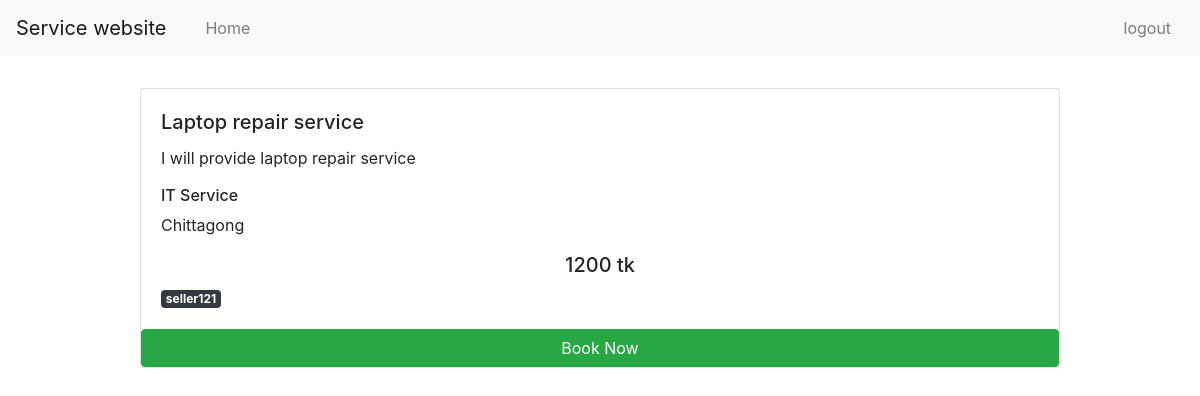
/service/singleservice/1, run on the app's committed database.
### service/models.py (models this page shows)
class Sheba(models.Model):
    user = models.ForeignKey(User,on_delete=models.CASCADE)
    servicecategory =(
        ('IT Service','IT Service'),
        ('Cleaning Service','Cleaning Service'),
        ('Electric Service','Electric Service'),
        ('others','others'),
    )
    servicelocation=(
        ('Dhaka','Dhaka'),
        ('Chittagong','Chattagram')
    )
    servicetitle = models.CharField(max_length=100)
    servicedetails = models.CharField(max_length=100)
    servicecategory = models.CharField(max_length=100,choices=servicecategory,default='service1')
    serviceprice = models.IntegerField(max_length=100)
    servicelocation = models.CharField(max_length=10,choices=servicelocation,default='Dhaka')
    featureservice = models.BooleanField(default=False)

### account/models.py (models this page shows)
class User(AbstractUser):
    is_admin = models.BooleanField('Is admin', default=False)
    is_buyer= models.BooleanField('Is buyer', default=False)
    is_seller =models.BooleanField('Is seller', default=False)

### service/views.py (the view)
# urls.py: path('singleservice/<int:id>', views.singleservice),
def singleservice(request,id):
        value = Sheba.objects.get(pk=id)
        return render(request,'service/singleservice.html',{"value":value})

### templates/service/singleservice.html (shortened to what this page needs)
<!doctype html>
<html lang="en">
  <head>
    <link rel="stylesheet" href="https://cdn.jsdelivr.net/npm/bootstrap@4.0.0/dist/css/bootstrap.min.css">
  </head>
  <body>
    <nav class="navbar navbar-expand-lg navbar-light bg-light">
      <a class="navbar-brand" href="#">Service website</a>
      <div class="collapse navbar-collapse" id="navbarNav">
          <div class="col-md-11">
              <ul class="navbar-nav">
                  <li class="nav-item">
                      <a class="nav-link" href="{% url 'buyerdashboard' %}">Home</a>
                    </li>
                </ul>
          </div>
          <div class="col-md-1">
              <ul class="navbar-nav">
                  <li class="nav-item">
                    <a class="nav-link" href="{% url 'logout' %}">logout</a>
                  </li>
                </ul>
          </div>
      </div>
    </nav>
    <div class="container">
        <div class="row pt-3">
              <div class="col-sm-10 pt-3 offset-1">
                    <div class="card">
                      <div class="row">
                        <div class="col-8">
                       </div>
                       </div>
                          <div class="card-body">
                            <h5 class="card-title">{{value.servicetitle}}</h5>
                            <p class="card-text">{{value.servicedetails}}</p>
                            <h6>{{value.servicecategory}}</h6>
                            <h7>{{value.servicelocation}}</h7>
                            <h5 class="text-center pt-3">{{value.serviceprice}} tk</h5>
                              <span class="badge  badge-dark">{{value.user}}</span>
                          </div>
                         <button class="btn btn-success"> Book Now</button>
                    </div>
              </div>
        </div>
    </div>
  </body>
</html>

### data on the page
Sheba: servicetitle "Laptop repair service", servicedetails "I will provide laptop repair service", servicecategory "IT Service", servicelocation "Chittagong", serviceprice "1200", user "seller121"
